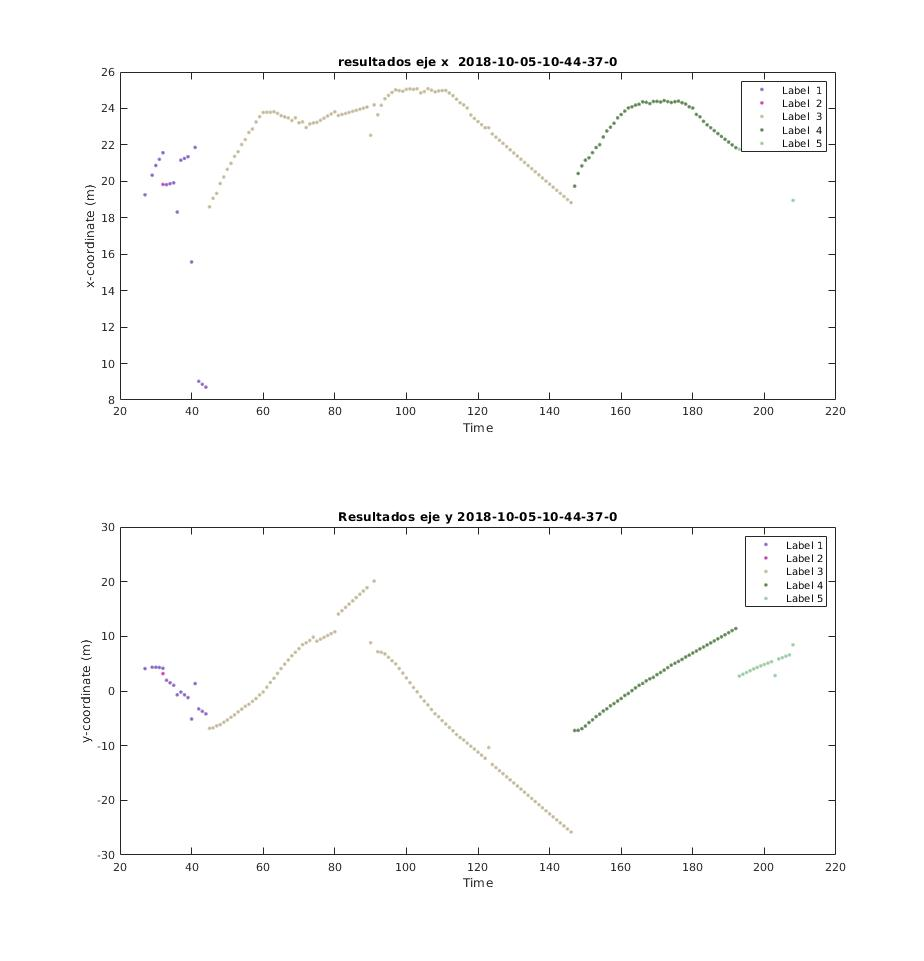
#> input picture 2018-10-05-10-44-37_0.jpg, 924 x 961 px; its folder holds only this picture in this run
$ python -i harris.py   (imports and definitions only)   (older library calls are emulated)
#> lines starting #> are read from the running program, lines starting #| are printed output that depends on the picture; after the words box and inside, x2 and y2 are one past the last pixel; in counts of white or black regions, pixels touching at a corner belong together
#> further down, picture is the input picture: shape (961, 924, 3); mean B, G, R 251.8, 251.9, 251.9
import cv2
import os
import numpy as np

def unsharp_mask(image, sigma=1.0, strength=1.5):
    blurred = cv2.GaussianBlur(image, (0, 0), sigma)
    sharpened = cv2.addWeighted(image, 1.0 + strength, blurred, -strength, 0)
    return sharpened

def harris_corner_detector(image, k=0.1, threshold=0.0001):
    # Convertir la imagen a escala de grises
#> called with k = 0.1, threshold = 0.0001
    if len(image.shape) == 3:
        gray = cv2.cvtColor(image, cv2.COLOR_BGR2GRAY).astype(np.float32)
    else:
        gray = image.astype(np.float32)

    # Calcular las derivadas parciales
    Ix = cv2.Sobel(gray, cv2.CV_64F, 1, 0, ksize=3)
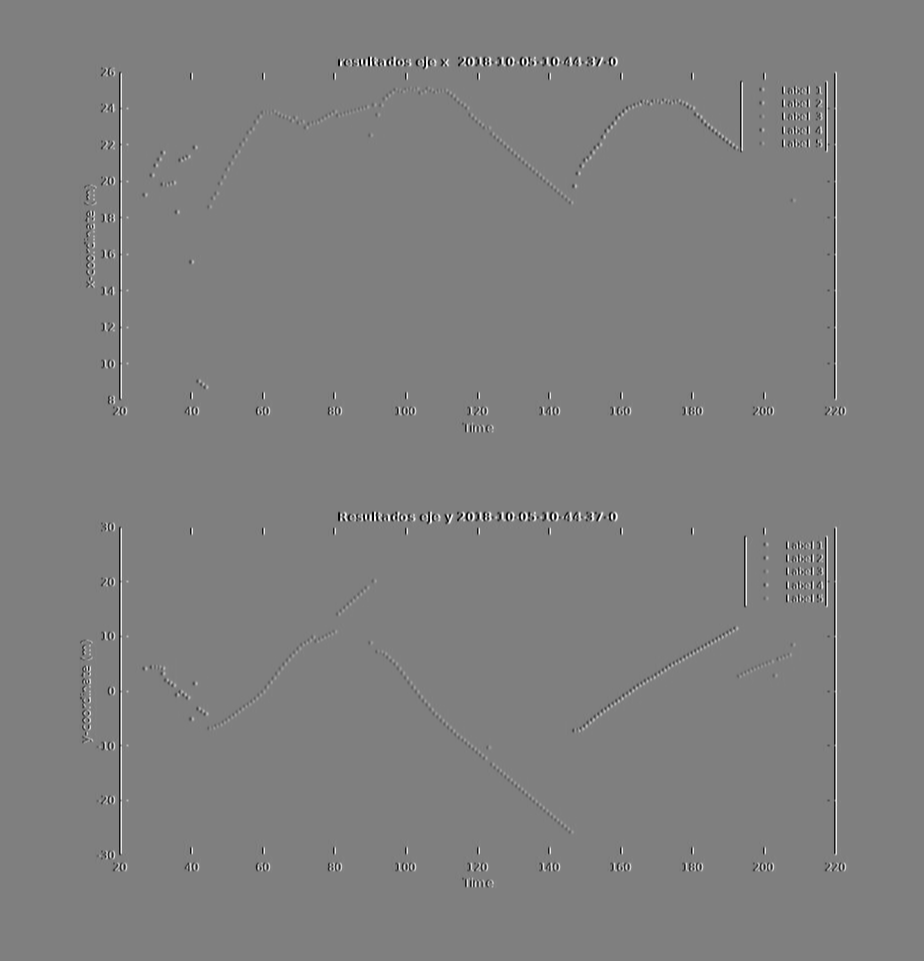
#> Ix: shape (961, 924) float64; min -1020, max 1020, mean 0; drawn with min black and max white
    Iy = cv2.Sobel(gray, cv2.CV_64F, 0, 1, ksize=3)
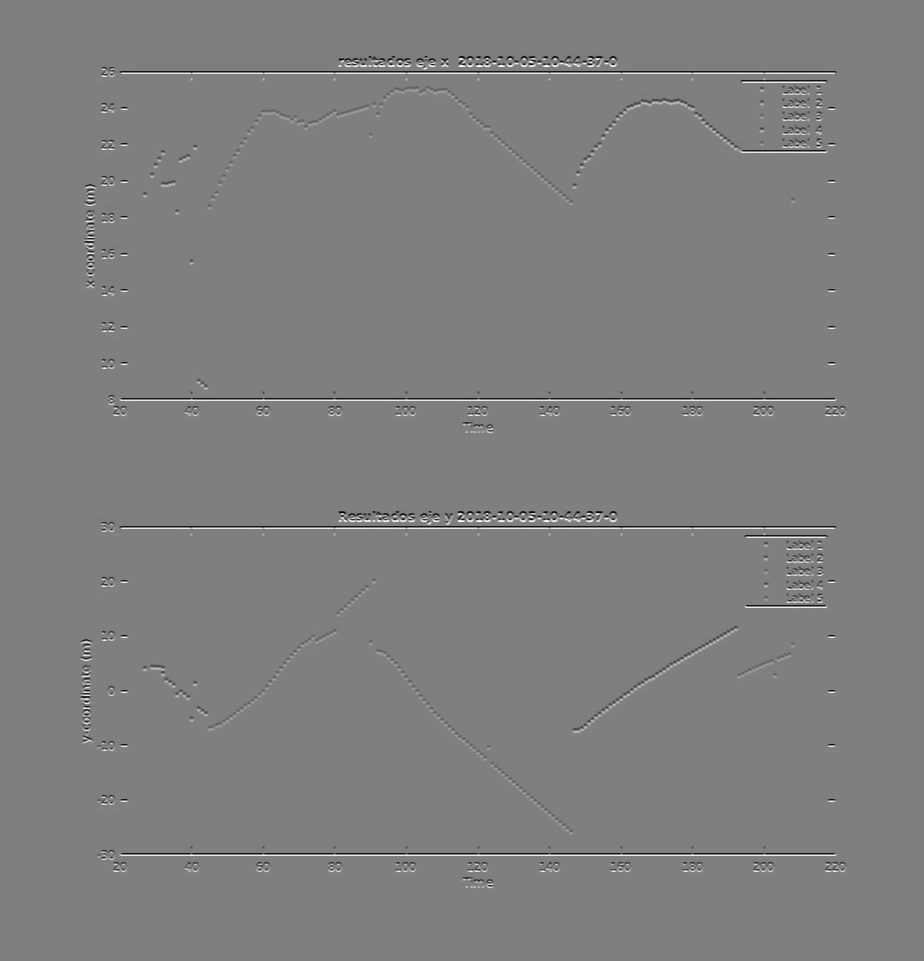
#> Iy: shape (961, 924) float64; min -1017, max 1015, mean 0; drawn with min black and max white

    # Calcular productos de derivadas
    Ixx = Ix**2
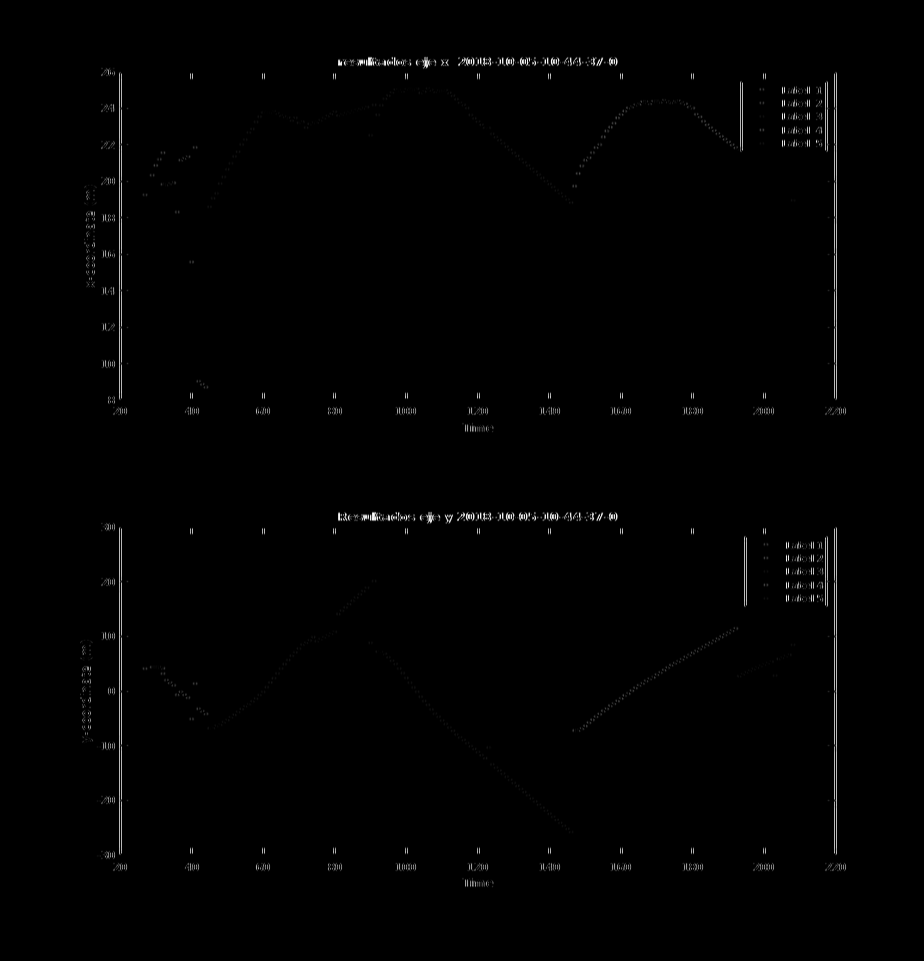
#> Ixx: shape (961, 924) float64; min 0, max 1040400, mean 6552.6; drawn with min black and max white
    Ixy = Ix * Iy
    Iyy = Iy**2

    # Aplicar una ventana de Gauss a los productos de derivadas
    ksize = 3
    sigma = 1
    Ixx = cv2.GaussianBlur(Ixx, (ksize, ksize), sigma)
    Ixy = cv2.GaussianBlur(Ixy, (ksize, ksize), sigma)
    Iyy = cv2.GaussianBlur(Iyy, (ksize, ksize), sigma)

    # Calcular la matriz de covarianza para cada píxel
    det_M = Ixx * Iyy - Ixy**2
    trace_M = Ixx + Iyy
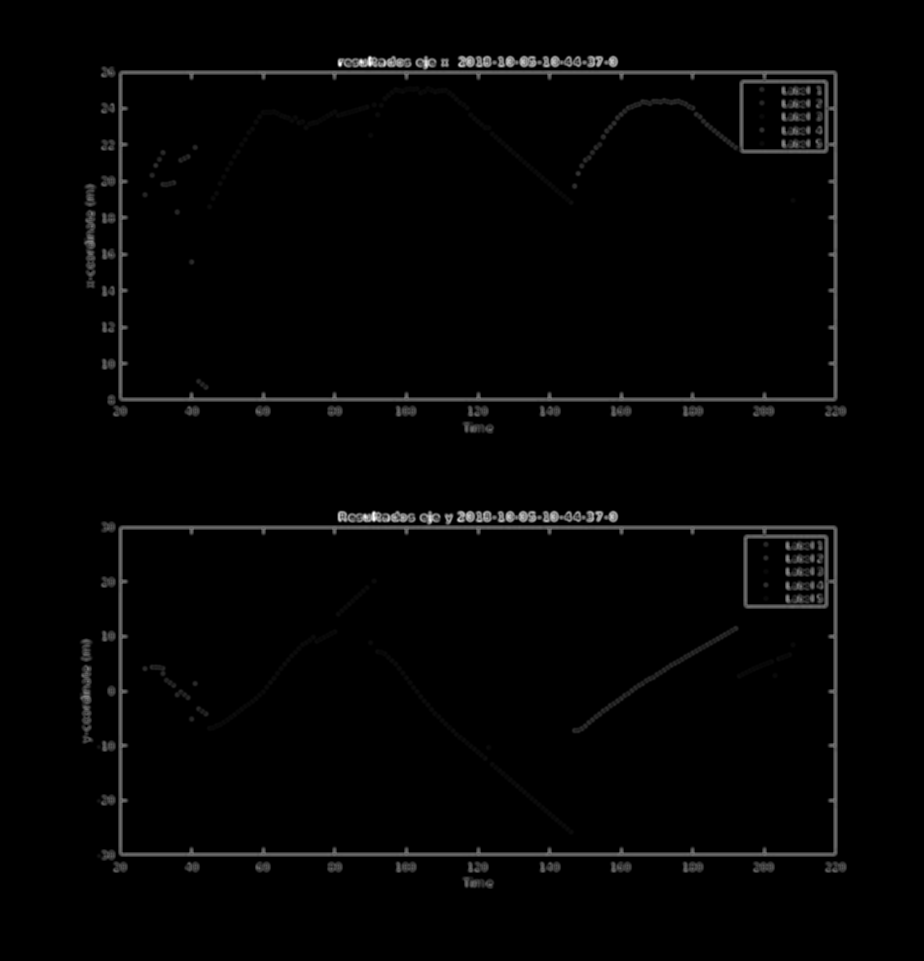
#> trace_M: shape (961, 924) float64; min 0, max 979652.9, mean 15035.1; drawn with min black and max white
    R = det_M - k * trace_M**2

    # Aplicar umbral y encontrar las coordenadas de las esquinas
    corners = np.where(R > threshold * R.max())
#> corners = 16809 positions, rows 55 to 888, columns 79 to 843

    # Dibujar círculos en las esquinas encontradas
    result = image.copy()
    for y, x in zip(*corners):
        cv2.circle(result, (x, y), 5, (0, 0, 255), 2)
#> this loop made 16809 passes
#> (y, x) on passes 1 to 3: (55, 369), (55, 370), (55, 372)
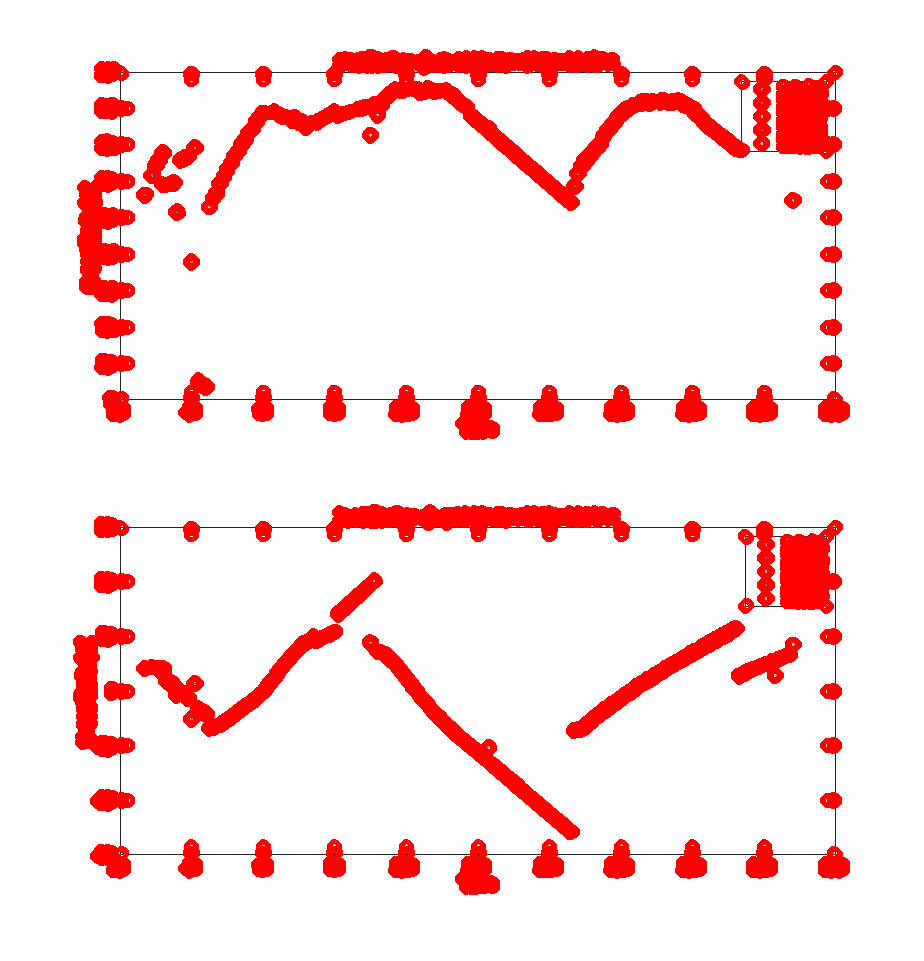
#> result: shape (961, 924, 3); 10.75% of pixels changed, all inside (x1, y1, x2, y2) = (73, 49, 850, 895)

    return result

def procesar_imagenes_en_carpeta(carpeta_entrada, carpeta_salida):
    # Asegurarse de que la carpeta de salida exista
    if not os.path.exists(carpeta_salida):
        os.makedirs(carpeta_salida)

    # Obtener la lista de archivos en la carpeta de entrada
    archivos = os.listdir(carpeta_entrada)

    for archivo in archivos:
        # Leer la imagen
        ruta_entrada = os.path.join(carpeta_entrada, archivo)
        imagen = cv2.imread(ruta_entrada, cv2.IMREAD_GRAYSCALE)  # Leer la imagen en escala de grises

        # Aplicar filtro de ruido gaussiano
        imagen_suavizada = cv2.GaussianBlur(imagen, (3, 3), 0)

        # Aplicar unsharp mask para mejorar la nitidez
        imagen_nitida1 = unsharp_mask(imagen_suavizada)
        imagen_nitida = cv2.bilateralFilter(imagen_nitida1, d=9, sigmaColor=75, sigmaSpace=75)

        # Detectar esquinas de Harris
        bordes = harris_corner_detector(imagen_nitida)

        # Guardar la imagen procesada en la carpeta de salida
        ruta_salida = os.path.join(carpeta_salida, f"harris_{archivo}")
        cv2.imwrite(ruta_salida, bordes)

# [5 lines not run here, left out]

>>> import cv2
>>> picture = cv2.imread('2018-10-05-10-44-37_0.jpg')
>>> result = harris_corner_detector(picture)

$ run again, on amgulos_1.jpg
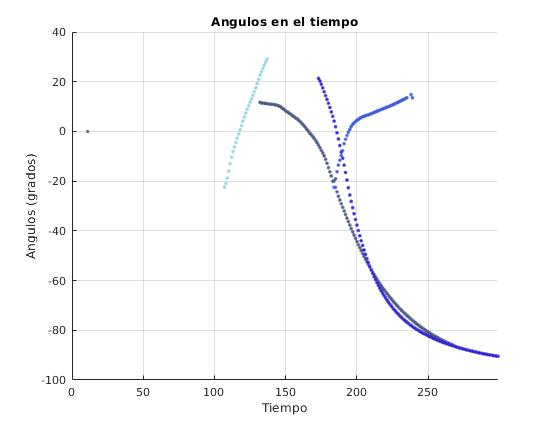
#> input picture amgulos_1.jpg, 550 x 427 px
#> picture is the input picture: shape (427, 550, 3); mean B, G, R 251, 250.2, 250.1
#> in harris_corner_detector, `trace_M = Ixx + Iyy`:
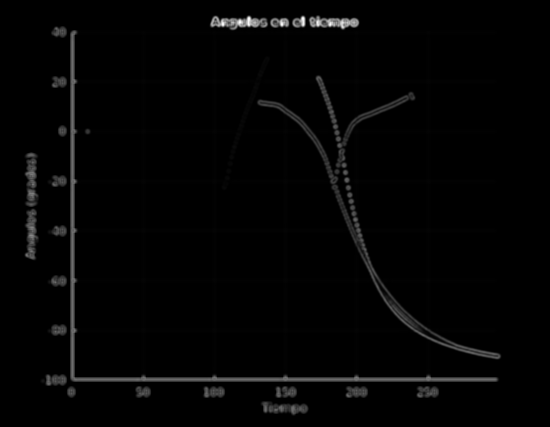
#> trace_M: shape (427, 550) float64; min 0, max 972610.9, mean 15906; drawn with min black and max white
#> corners = 5349 positions, rows 15 to 415, columns 24 to 500
#> the loop in harris_corner_detector, `for y, x in zip(*corners):` made 5349 passes
#> (y, x) on passes 1 to 3: (15, 248), (15, 302), (15, 303)
#> after the loop in harris_corner_detector, `for y, x in zip(*corners):`:
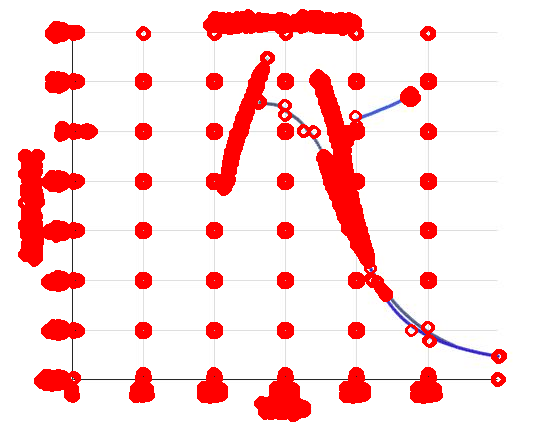
#> result: shape (427, 550, 3); 14.28% of pixels changed, all inside (x1, y1, x2, y2) = (18, 9, 507, 422)

$ run again, on angulos2.jpg
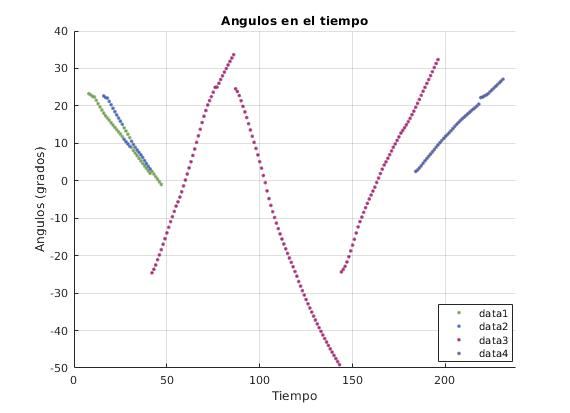
#> input picture angulos2.jpg, 570 x 413 px
#> picture is the input picture: shape (413, 570, 3); mean B, G, R 249.9, 249.5, 249.9
#> in harris_corner_detector, `trace_M = Ixx + Iyy`:
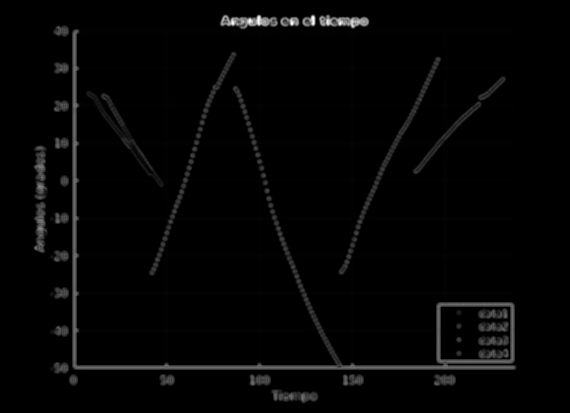
#> trace_M: shape (413, 570) float64; min 0, max 975035.9, mean 18844.1; drawn with min black and max white
#> corners = 8142 positions, rows 14 to 403, columns 33 to 516
#> the loop in harris_corner_detector, `for y, x in zip(*corners):` made 8142 passes
#> (y, x) on passes 1 to 3: (14, 312), (14, 313), (15, 257)
#> after the loop in harris_corner_detector, `for y, x in zip(*corners):`:
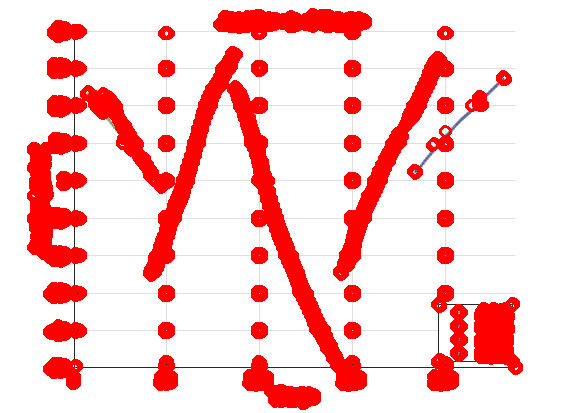
#> result: shape (413, 570, 3); 19.13% of pixels changed, all inside (x1, y1, x2, y2) = (27, 8, 523, 410)

$ run again, on caso3_angulos.jpg
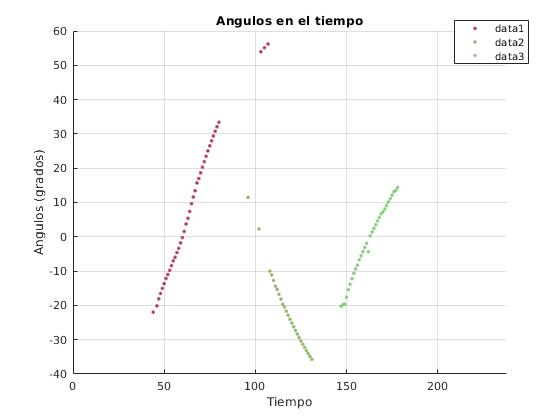
#> input picture caso3_angulos.jpg, 560 x 420 px
#> picture is the input picture: shape (420, 560, 3); mean B, G, R 250.7, 250.8, 250.8
#> in harris_corner_detector, `trace_M = Ixx + Iyy`:
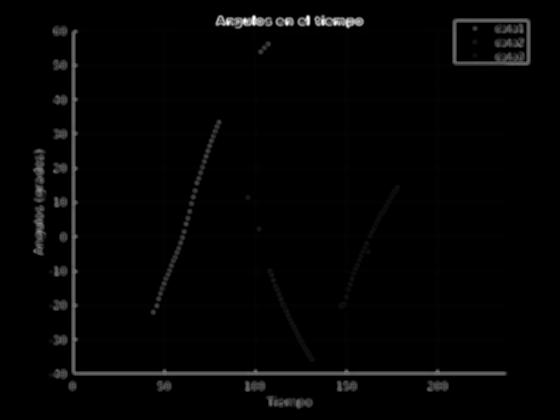
#> trace_M: shape (420, 560) float64; min 0, max 979652.9, mean 15771.6; drawn with min black and max white
#> corners = 6249 positions, rows 14 to 409, columns 32 to 529
#> the loop in harris_corner_detector, `for y, x in zip(*corners):` made 6249 passes
#> (y, x) on passes 1 to 3: (14, 253), (14, 254), (14, 307)
#> after the loop in harris_corner_detector, `for y, x in zip(*corners):`:
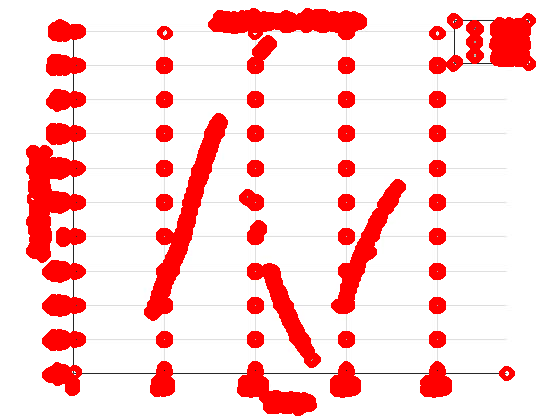
#> result: shape (420, 560, 3); 16.36% of pixels changed, all inside (x1, y1, x2, y2) = (26, 8, 536, 416)
